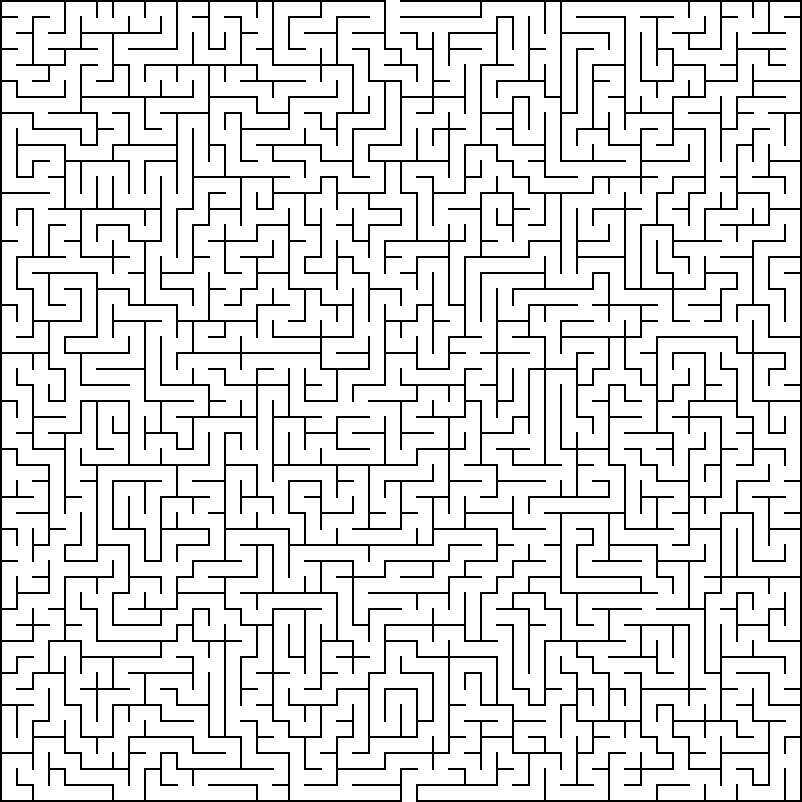
#> input picture Maze/maze8.png, 802 x 802 px
$ python MazeRunner.py
#> lines starting #> are read from the running program, lines starting #| are printed output that depends on the picture; after the words box and inside, x2 and y2 are one past the last pixel; in counts of white or black regions, pixels touching at a corner belong together
#> further down, origimg is the input picture: shape (802, 802, 3); 87.1% white; black in thin lines or dots
#> `(thresh, img) = cv.threshold(cv.cvtColor(origimg, cv.COLOR_BGR2GRAY), ..`: img: shape (802, 802); 87.1% white; black in thin lines or dots
### lib_maze.py
import cv2
import numpy as np

class solver(object):

    sol_clr = [255,0,0]
    clr = [0,255]
    mazeinf = [0,0,0,0,50,0]
    arr = []
    res = []
    state = False

    def __init__(self,img):
        self.img = img
        self.dim = img.shape
#> self.dim = (802, 802)

        self.sol_clr = [255,0,0]
        self.clr = [0,255]
        self.mazeinf = [0,0,0,0,50,0]
        self.arr = []
        self.res = []
        self.state = False

    def getparam(self):
        ##This Function Needs Some serious shit of work
        print("> Normalised")
        self.getbounds()
        self.rect_size()

    def getbounds(self):
        for x in range(0,self.dim[0]):
            st = True
            for y in range(0,self.dim[1]):
                if np.all(self.img[x][y] == 0):
                    solver.mazeinf[0] = y
                    solver.mazeinf[2] = x
                    st = False
                    break
            if st == False:
                break

        for x in range(self.dim[0],0,-1):
            st = True
            for y in range(self.dim[1],0,-1):
                if np.all(self.img[x-1][y-1] == 0):
                    solver.mazeinf[1] = y
                    solver.mazeinf[3] = x
                    st = False
                    break
            if st == False:
                break
        print("> Got Boundaries")

    def rect_size(self):
        index = 0
        for y in range(solver.mazeinf[0],solver.mazeinf[1]):
            x = solver.mazeinf[2]
            if np.all(self.img[x][y] == 255):
                if solver.mazeinf[5] == 0:
                    index = y
                solver.mazeinf[5] += 1

        counth = 0
        for x in range(solver.mazeinf[2],solver.mazeinf[3]):
            if np.all(self.img[x][index-1] == 0):
                counth += 1
            else:
                if solver.mazeinf[4] > counth and counth != 0:
                    solver.mazeinf[4] = counth
                counth = 0

        print("> Got Maze Struct. Info")

    def binarray(self):
        xt = 0
        yt = 0
        x = solver.mazeinf[0]
#> x = 0
        while x < solver.mazeinf[1]:
            tmp=[]
            y = solver.mazeinf[2]
            while y < solver.mazeinf[3]:
                if np.all(self.img[x][y] == 0):
                    tmp.append(0)
                else:
                    tmp.append(1)

                y += (solver.mazeinf[4] if yt % 2 == 0 else solver.mazeinf[5])
                yt += 1

            x += (solver.mazeinf[4] if xt % 2 == 0 else solver.mazeinf[5])
            xt += 1
            solver.arr.append(tmp)
#> this loop made 101 passes
#> x on passes 1 to 12: 2, 16, 18, 32, 34, 48, 50, 64, 66, 80, 82, 96
#> after the loop, x = 802; xt = 101; yt = 10201

        coord = solver.arr[0].index(1)
#> coord = 49
        solver.res.append([0,coord])
        print("> Constructed Array")
        self.getsolindex(0,coord,0,0)

    def getsolindex(self,row,col,prow,pcol):
        if row == len(solver.arr) -  1:
            solver.state = True
            print("> Solution Found")
            return

        try:

            if solver.arr[row+1][col] == 1 and (prow != row+1 or pcol != col) and solver.state == False:
                solver.res.append([row+1,col])
                self.getsolindex(row+1,col,row,col)

            if solver.arr[row][col-1] == 1 and (prow != row or pcol != col-1) and solver.state == False:
                solver.res.append([row,col-1])
                self.getsolindex(row,col-1,row,col)

            if solver.arr[row][col+1] == 1 and (prow != row or pcol != col+1) and solver.state == False:
                solver.res.append([row,col+1])
                self.getsolindex(row,col+1,row,col)

            if solver.arr[row-1][col] == 1 and (prow != row-1 or pcol != col) and solver.state == False:
                solver.res.append([row-1,col])
                self.getsolindex(row-1,col,row,col)

            if solver.state == False:
                solver.res = solver.res[:-1]
        except:
            print("Oops...No Solution Found")

    def construct(self):
        self.binarray()
        print("> Constructing...")
        self.img = cv2.cvtColor(self.img,cv2.COLOR_GRAY2RGB)
        x = solver.mazeinf[0]
#> x = 0
        xt = 0
        while x < solver.mazeinf[1]:
            y = solver.mazeinf[2]
            yt = 0
            while y < solver.mazeinf[3]:
                if [xt,yt] in solver.res:
                    h,k = 0,0
                    k = solver.mazeinf[4] + y if yt % 2 == 0 else solver.mazeinf[5] + y
                    h = solver.mazeinf[4] + x if xt % 2 == 0 else solver.mazeinf[5] + x

                    self.img[x:h,y:k] = solver.sol_clr

                y += (solver.mazeinf[4] if yt % 2 == 0 else solver.mazeinf[5])
                yt += 1

            x += (solver.mazeinf[4] if xt % 2 == 0 else solver.mazeinf[5])
            xt += 1
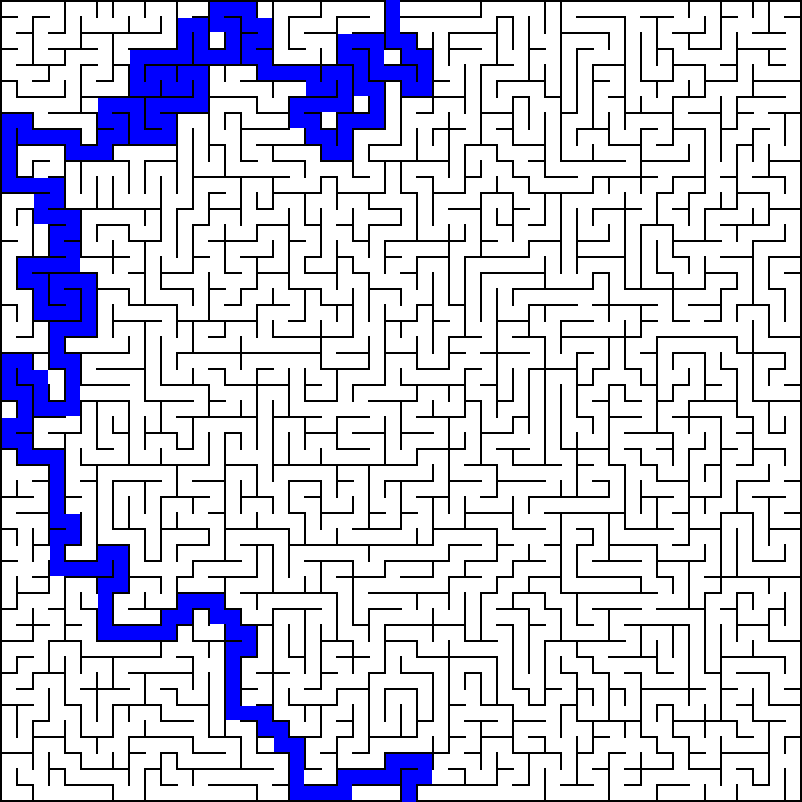
#> self.img: shape (802, 802, 3); 7.84% of pixels changed, all inside (x1, y1, x2, y2) = (2, 0, 432, 802)
#> after the loop, x = 802; xt = 101

        print("Showing Result.")
        return self.img

    def details(self):
        print("Under Dev.")

### MazeRunner.py
#Applicable Only for Orthogonal Mazes
import cv2 as cv ,time
from sys import setrecursionlimit
from lib_maze import solver

setrecursionlimit(10**6)

origimg = cv.imread('Maze/maze8.png')
(thresh, img) = cv.threshold(cv.cvtColor(origimg, cv.COLOR_BGR2GRAY), 127, 255, cv.THRESH_BINARY)

sol = solver(img)
start = time.time()
print("Under Development")
print("The process may take time, according to complexity and size of maze")

sol.getparam()
img = sol.construct()

end = time.time()
print("Execution Time :",end-start,"s")
cv.imshow("Image", img)
cv.waitKey(0)
cv.destroyAllWindows()

print("Oops Something Is wrong")

$ run again, with Maze/maze1.png copied over Maze/maze8.png
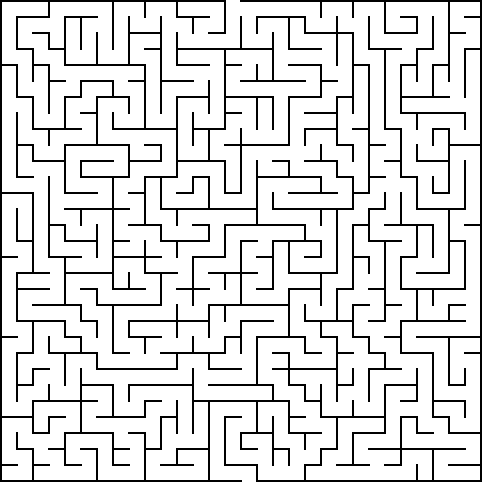
#> input picture Maze/maze1.png, 482 x 482 px
#> origimg is the input picture: shape (482, 482, 3); 86.8% white; black in thin lines or dots
#> img: shape (482, 482); 86.8% white; black in thin lines or dots
#> in binarray, `x = solver.mazeinf[0]`: x = 0
#> the loop in binarray, `while x < solver.mazeinf[1]:` made 61 passes
#> x on passes 1 to 8: 2, 16, 18, 32, 34, 48, 50, 64
#> after the loop in binarray, `while x < solver.mazeinf[1]:`: x = 482; xt = 61; yt = 3721
#> coord = 29
#> in construct, `x = solver.mazeinf[0]`: x = 0
#> the loop in construct, `while x < solver.mazeinf[1]:` made 61 passes
#> after the loop in construct, `while x < solver.mazeinf[1]:`:
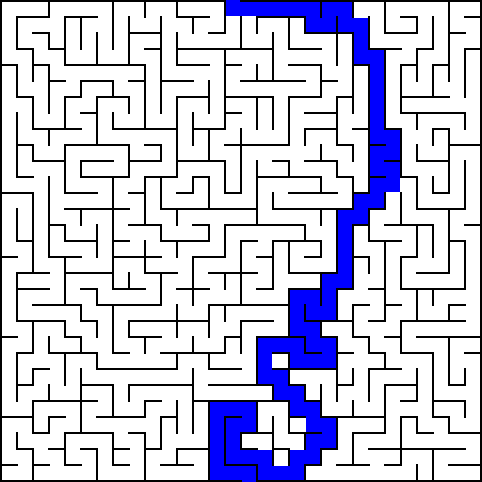
#> self.img: shape (482, 482, 3); 8.01% of pixels changed, all inside (x1, y1, x2, y2) = (210, 0, 400, 482)
#> after the loop in construct, `while x < solver.mazeinf[1]:`: x = 482; xt = 61

$ run again, with Maze/maze2.png copied over Maze/maze8.png
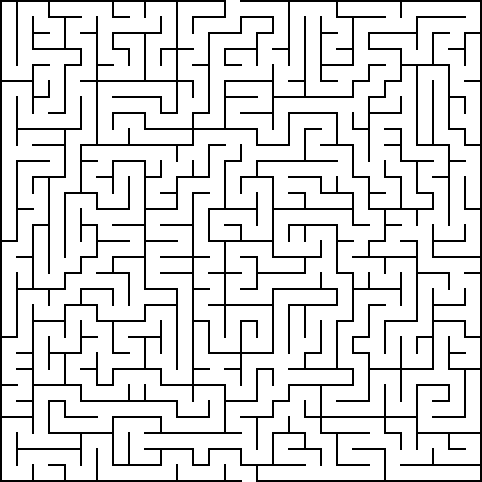
#> input picture Maze/maze2.png, 482 x 482 px
#> origimg is the input picture: shape (482, 482, 3); 86.8% white; black in thin lines or dots
#> img: shape (482, 482); 86.8% white; black in thin lines or dots
#> in binarray, `x = solver.mazeinf[0]`: x = 0
#> the loop in binarray, `while x < solver.mazeinf[1]:` made 61 passes
#> x on passes 1 to 8: 2, 16, 18, 32, 34, 48, 50, 64
#> after the loop in binarray, `while x < solver.mazeinf[1]:`: x = 482; xt = 61; yt = 3721
#> coord = 29
#> in construct, `x = solver.mazeinf[0]`: x = 0
#> the loop in construct, `while x < solver.mazeinf[1]:` made 61 passes
#> after the loop in construct, `while x < solver.mazeinf[1]:`:
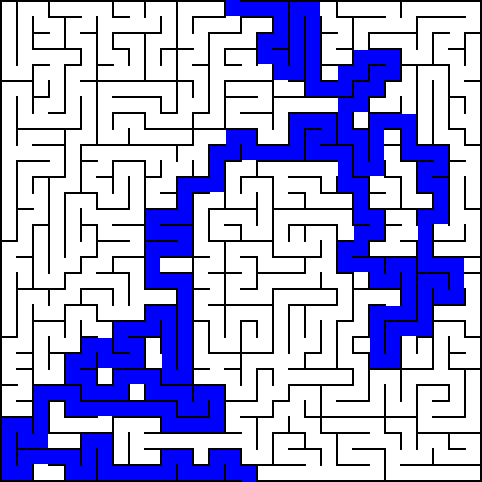
#> self.img: shape (482, 482, 3); mean B, G, R 221.3, 166.9, 166.9
#> after the loop in construct, `while x < solver.mazeinf[1]:`: x = 482; xt = 61

$ run again, with Maze/maze9.png copied over Maze/maze8.png
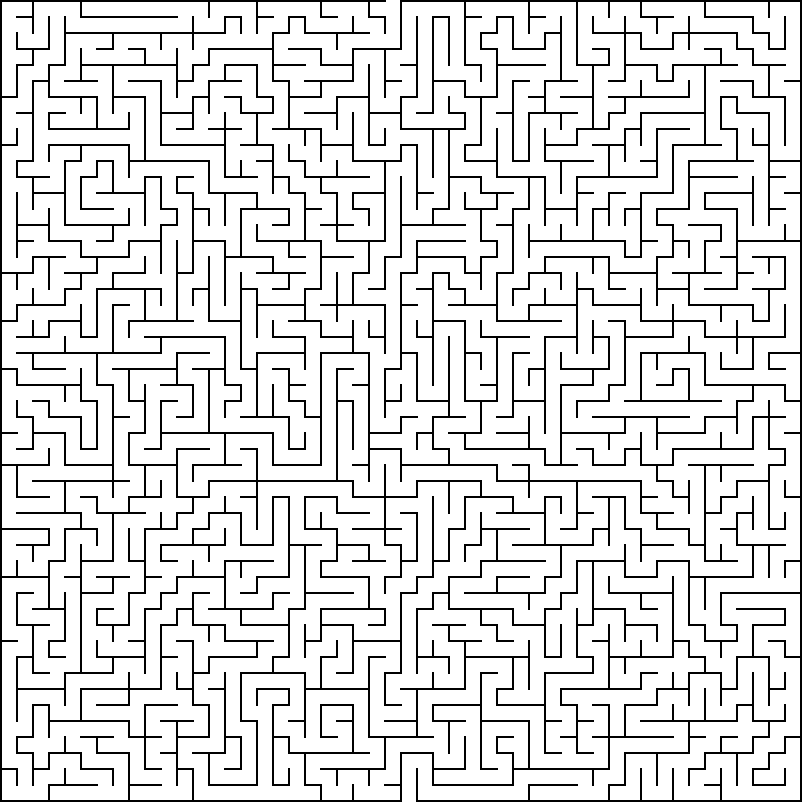
#> input picture Maze/maze9.png, 802 x 802 px
#> origimg is the input picture: shape (802, 802, 3); 87.1% white; black in thin lines or dots
#> img: shape (802, 802); 87.1% white; black in thin lines or dots
#> in binarray, `x = solver.mazeinf[0]`: x = 0
#> the loop in binarray, `while x < solver.mazeinf[1]:` made 101 passes
#> x on passes 1 to 8: 2, 16, 18, 32, 34, 48, 50, 64
#> after the loop in binarray, `while x < solver.mazeinf[1]:`: x = 802; xt = 101; yt = 10201
#> coord = 49
#> in construct, `x = solver.mazeinf[0]`: x = 0
#> the loop in construct, `while x < solver.mazeinf[1]:` made 101 passes
#> after the loop in construct, `while x < solver.mazeinf[1]:`:
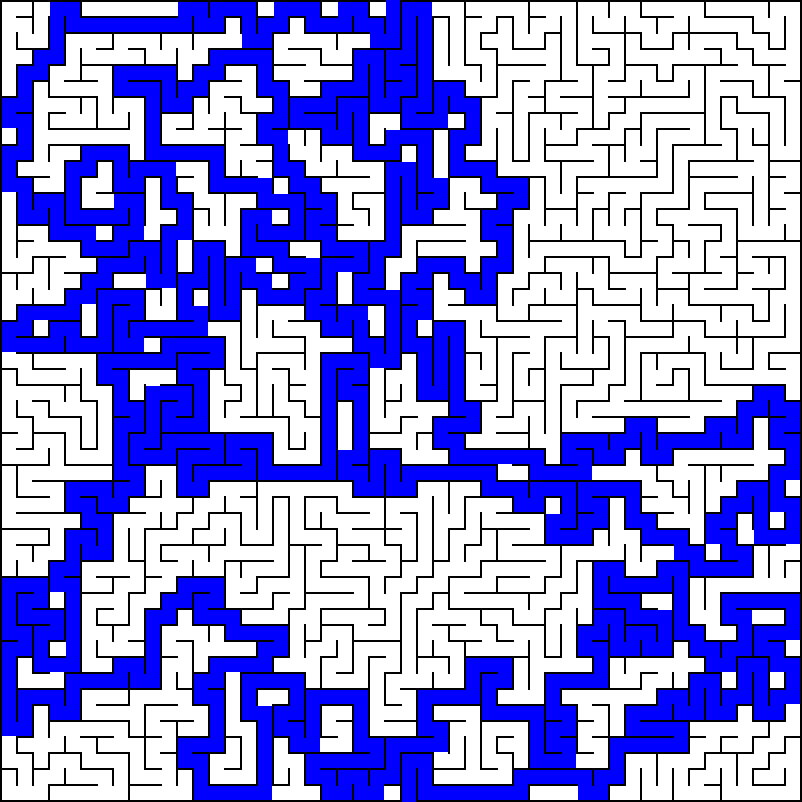
#> self.img: shape (802, 802, 3); mean B, G, R 222, 143.2, 143.2
#> after the loop in construct, `while x < solver.mazeinf[1]:`: x = 802; xt = 101
